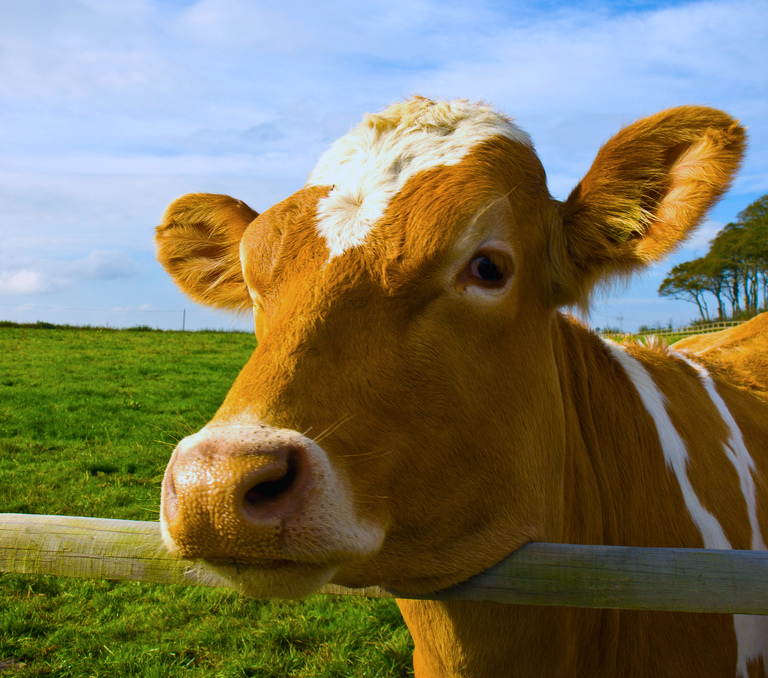
#> input picture ITEM 30-39/ITEM32 OpenCV_NonPhotorealisticRendering/image/cow.jpg, 768 x 678 px
$ python OpenCV_NonPhotorealisticRendering.py
#> lines starting #> are read from the running program, lines starting #| are printed output that depends on the picture


import cv2

# Read image
im = cv2.imread("./image/cow.jpg");
#> im is the input picture: shape (678, 768, 3); mean B, G, R 92.7, 120.3, 124.4

# Edge preserving filter with two different flags.
imout = cv2.edgePreservingFilter(im, flags=cv2.RECURS_FILTER);
cv2.imwrite("edge-preserving-recursive-filter.jpg", imout);

imout = cv2.edgePreservingFilter(im, flags=cv2.NORMCONV_FILTER);
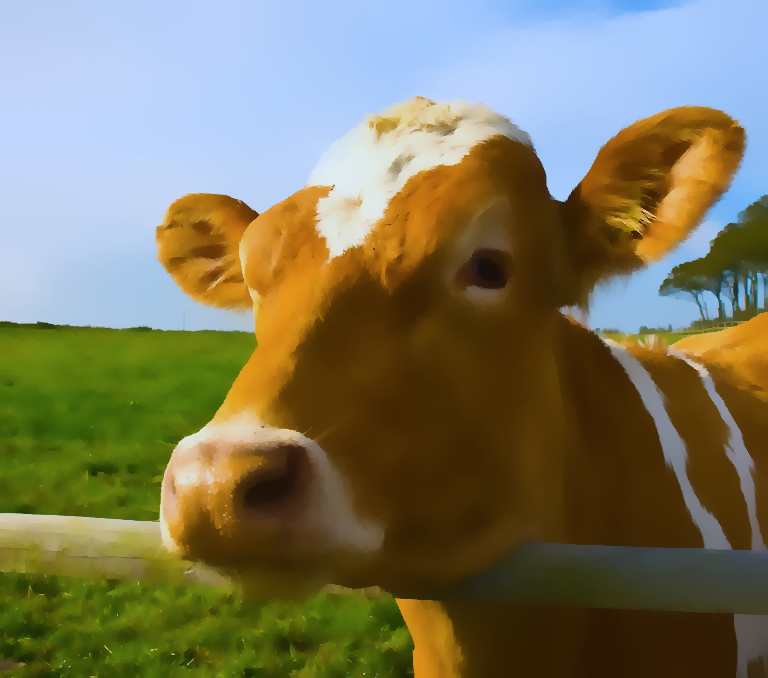
#> imout: shape (678, 768, 3); mean B, G, R 92.8, 120.3, 124.2
cv2.imwrite("edge-preserving-normalized-convolution-filter.jpg", imout);

# Detail enhance filter
imout = cv2.detailEnhance(im);
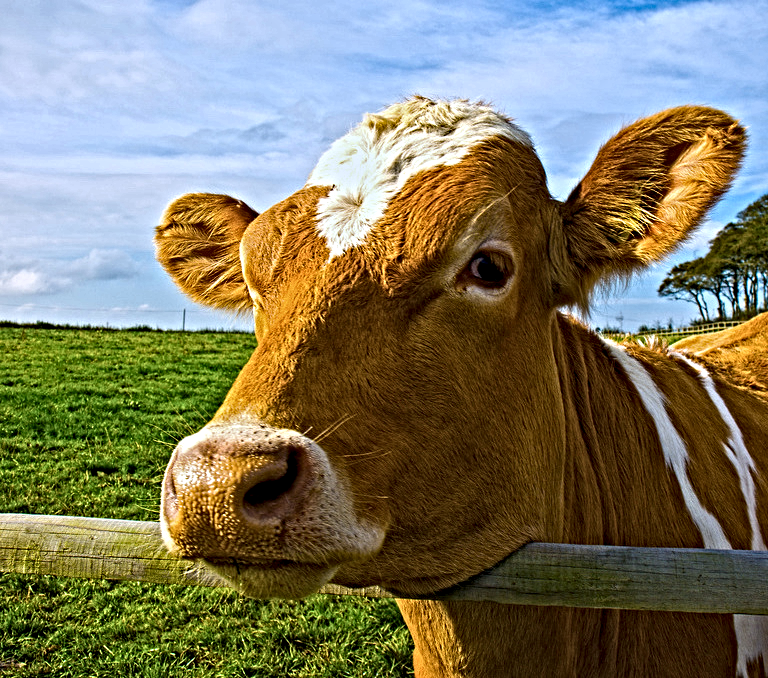
#> imout: shape (678, 768, 3); mean B, G, R 97.6, 121.3, 125.6
cv2.imwrite("detail-enhance.jpg", imout);

# Pencil sketch filter
imout_gray, imout = cv2.pencilSketch(im, sigma_s=60, sigma_r=0.07, shade_factor=0.05);
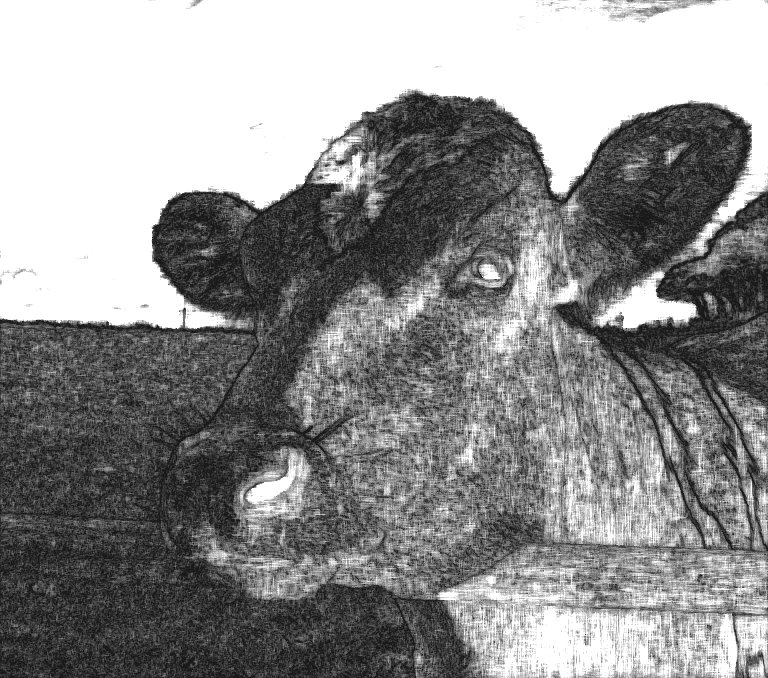
#> imout_gray: shape (678, 768); min 26, max 255, mean 143.1
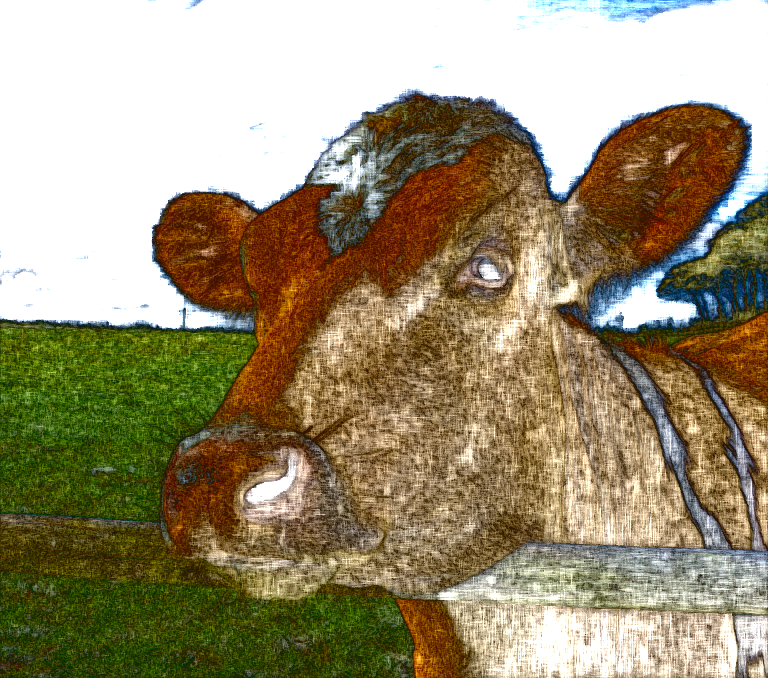
#> imout: shape (678, 768, 3); mean B, G, R 114.4, 144.1, 155.3
cv2.imwrite("pencil-sketch.jpg", imout_gray);
cv2.imwrite("pencil-sketch-color.jpg", imout);

# Stylization filter
cv2.stylization(im,imout);
cv2.imwrite("stylization.jpg", imout);
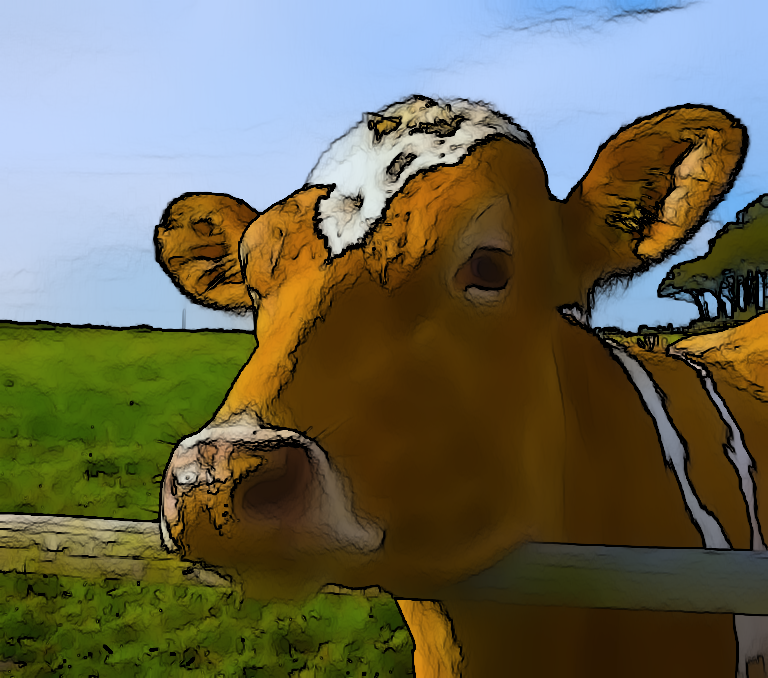
#> saved as stylization.jpg: shape (678, 768, 3); mean B, G, R 84.1, 104.7, 106.6
